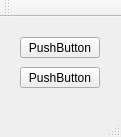
<?xml version="1.0" encoding="UTF-8"?>
<ui version="4.0">
 <class>MainWindow</class>
 <widget class="QMainWindow" name="MainWindow">
  <property name="geometry">
   <rect>
    <x>0</x>
    <y>0</y>
    <width>121</width>
    <height>137</height>
   </rect>
  </property>
  <property name="windowTitle">
   <string>MainWindow</string>
  </property>
  <widget class="QWidget" name="centralWidget">
   <widget class="QPushButton" name="pushButton">
    <property name="geometry">
     <rect>
      <x>20</x>
      <y>20</y>
      <width>80</width>
      <height>21</height>
     </rect>
    </property>
    <property name="text">
     <string>PushButton</string>
    </property>
   </widget>
   <widget class="QPushButton" name="pushButton_2">
    <property name="geometry">
     <rect>
      <x>20</x>
      <y>50</y>
      <width>80</width>
      <height>21</height>
     </rect>
    </property>
    <property name="text">
     <string>PushButton</string>
    </property>
   </widget>
  </widget>
  <widget class="QMenuBar" name="menuBar">
   <property name="geometry">
    <rect>
     <x>0</x>
     <y>0</y>
     <width>121</width>
     <height>20</height>
    </rect>
   </property>
  </widget>
  <widget class="QToolBar" name="mainToolBar">
   <attribute name="toolBarArea">
    <enum>TopToolBarArea</enum>
   </attribute>
   <attribute name="toolBarBreak">
    <bool>false</bool>
   </attribute>
  </widget>
  <widget class="QStatusBar" name="statusBar"/>
 </widget>
 <layoutdefault spacing="6" margin="11"/>
 <resources/>
 <connections/>
</ui>
